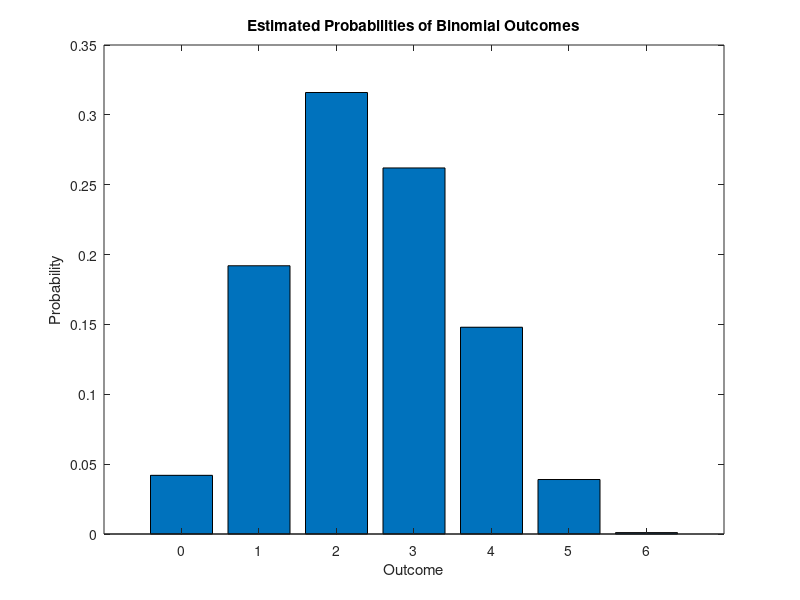

Recreate this plot in MATLAB. (Note: this script raises an error after producing the figure.)
% 6.1
n = 6;
p = 0.4;
xbinomial = binornd(n, p, [1, 1000]);

% 6.2 
% Estimate P[outcome=3] 
P_outcome_3 = sum(xbinomial == 3) / length(xbinomial);
disp(['Estimated probability P[outcome=3]: ', num2str(P_outcome_3)]);

% 6.3
% Calculate histogram
[bin_counts, bin_centers] = hist(xbinomial, 0:n);

% Normalize histogram to get probabilities
probabilities = bin_counts / length(xbinomial);

% Display probabilities
disp('Estimated probabilities for all outcomes:');
for i = 1:length(bin_centers)
    disp(['P[outcome=', num2str(bin_centers(i)), ']: ', num2str(probabilities(i))]);
end

% Plot histogram
figure;
bar(bin_centers, probabilities);
xlabel('Outcome');
ylabel('Probability');
title('Estimated Probabilities of Binomial Outcomes');

% Use the EstimateProb function to estimate probabilities
first_bin_center = 0;
binsize = 1;
last_bin_center = n;

[PX, X] = EstimateProb(xbinomial, first_bin_center, binsize, last_bin_center);

% Display the estimated probabilities
disp('Estimated probabilities using EstimateProb function:');
for i = 1:length(X)
    disp(['P[outcome=', num2str(X(i)), ']: ', num2str(PX(i))]);
end

% Plot the estimated probabilities
figure;
bar(X, PX);
xlabel('Outcome');
ylabel('Probability');
title('Estimated Probabilities using EstimateProb Function');

% Hasil

% Estimated probability P[outcome=3]: 0.283
% Estimated probabilities for all outcomes:
% P[outcome=0]: 0.047
% P[outcome=1]: 0.185
% P[outcome=2]: 0.305
% P[outcome=3]: 0.283
% P[outcome=4]: 0.139
% P[outcome=5]: 0.034
% P[outcome=6]: 0.007
% Estimated probabilities using EstimateProb function:
% P[outcome=0.5]: 0.047
% P[outcome=1.5]: 0.185
% P[outcome=2.5]: 0.305
% P[outcome=3.5]: 0.283
% P[outcome=4.5]: 0.139
% P[outcome=5.5]: 0.034
% P[outcome=6.5]: 0.007

